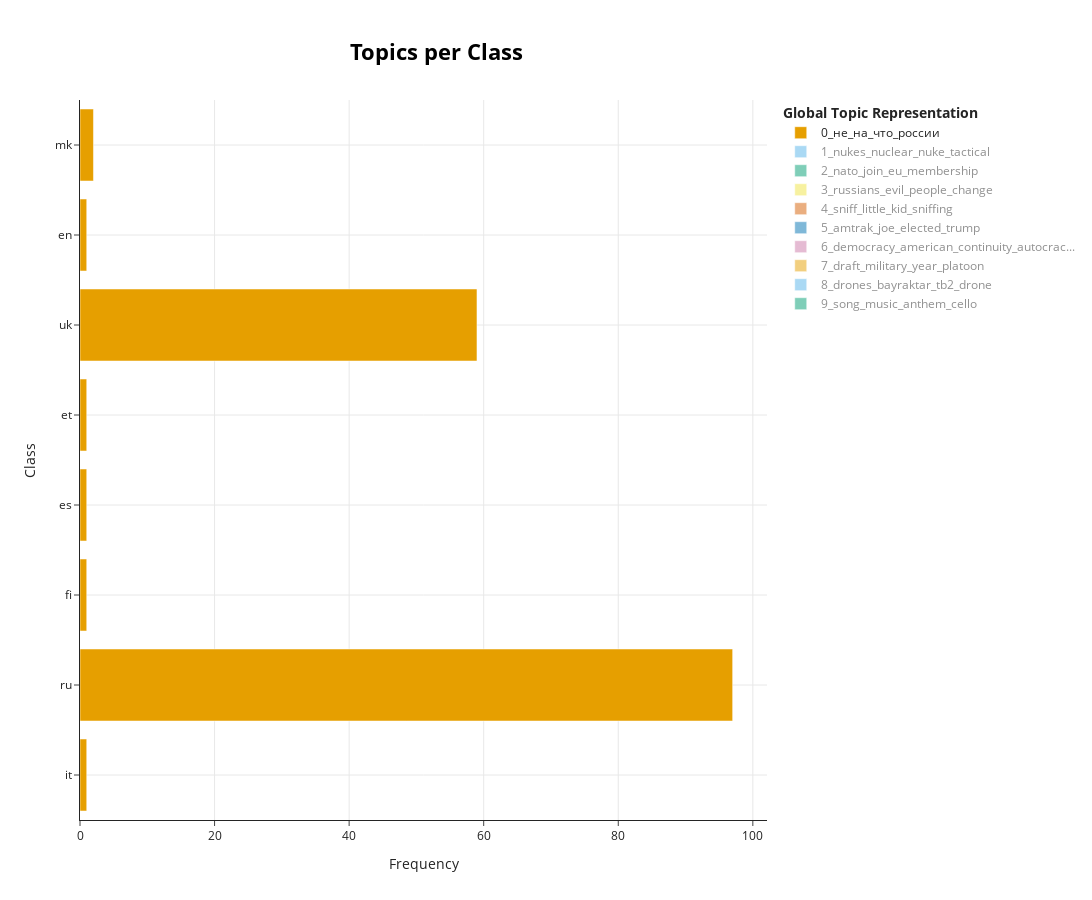

The cell this chart's notebook holds for it:
### Code cell
topic_model.visualize_topics_per_class(topics_per_class, top_n_topics=10)

### Figure 1 — Plotly figure (JSON) as saved in the notebook; plotly's stock layout.template omitted (floating-point values rounded to 4 significant figures)
{"data": [{"hoverinfo": "text", "hovertext": ["<b>Topic 0</b><br>Words: stati, uniti, di, degli, qualunque", "<b>Topic 0</b><br>Words: не, что, россии, на, февраля", "<b>Topic 0</b><br>Words: тут, не, на, что, россии", "<b>Topic 0</b><br>Words: ingles, subtitulo, не, на, что", "<b>Topic 0</b><br>Words: jaaa, der, не, на, что", "<b>Topic 0</b><br>Words: що, це, не, та, на", "<b>Topic 0</b><br>Words: pidarasi, pidaras, plural, russian, не", "<b>Topic 0</b><br>Words: бережіть, себе, не, на, что"], "marker": {"color": "#E69F00"}, "name": "0_не_на_что_россии", "orientation": "h", "type": "bar", "visible": true, "x": [1, 97, 1, 1, 1, 59, 1, 2], "y": ["it", "ru", "fi", "es", "et", "uk", "en", "mk"]}, {"hoverinfo": "text", "hovertext": ["<b>Topic 1</b><br>Words: nukes, nuclear, nuke, tactical, use"], "marker": {"color": "#56B4E9"}, "name": "1_nukes_nuclear_nuke_tactical", "orientation": "h", "type": "bar", "visible": "legendonly", "x": [140], "y": ["en"]}, {"hoverinfo": "text", "hovertext": ["<b>Topic 2</b><br>Words: nato, join, eu, membership, members"], "marker": {"color": "#009E73"}, "name": "2_nato_join_eu_membership", "orientation": "h", "type": "bar", "visible": "legendonly", "x": [104], "y": ["en"]}, {"hoverinfo": "text", "hovertext": ["<b>Topic 3</b><br>Words: remind, good, russians, just, evil", "<b>Topic 3</b><br>Words: russians, evil, people, change, fact"], "marker": {"color": "#F0E442"}, "name": "3_russians_evil_people_change", "orientation": "h", "type": "bar", "visible": "legendonly", "x": [1, 96], "y": ["it", "en"]}, {"hoverinfo": "text", "hovertext": ["<b>Topic 4</b><br>Words: orange, hair, traitor, hands, little", "<b>Topic 4</b><br>Words: sniff, little, kid, sniffing, joe"], "marker": {"color": "#D55E00"}, "name": "4_sniff_little_kid_sniffing", "orientation": "h", "type": "bar", "visible": "legendonly", "x": [1, 92], "y": ["pl", "en"]}, {"hoverinfo": "text", "hovertext": ["<b>Topic 5</b><br>Words: amtrak, joe, elected, trump, president"], "marker": {"color": "#0072B2"}, "name": "5_amtrak_joe_elected_trump", "orientation": "h", "type": "bar", "visible": "legendonly", "x": [82], "y": ["en"]}, {"hoverinfo": "text", "hovertext": ["<b>Topic 6</b><br>Words: desantis, gets, democracy, american, continuity", "<b>Topic 6</b><br>Words: democracy, american, continuity, autocracy, minority"], "marker": {"color": "#CC79A7"}, "name": "6_democracy_american_continuity_autocrac...", "orientation": "h", "type": "bar", "visible": "legendonly", "x": [1, 78], "y": ["eo", "en"]}, {"hoverinfo": "text", "hovertext": ["<b>Topic 7</b><br>Words: armys, aged, 60, contribution, financial", "<b>Topic 7</b><br>Words: draft, military, year, conservatives, platoon"], "marker": {"color": "#E69F00"}, "name": "7_draft_military_year_platoon", "orientation": "h", "type": "bar", "visible": "legendonly", "x": [1, 76], "y": ["fr", "en"]}, {"hoverinfo": "text", "hovertext": ["<b>Topic 8</b><br>Words: bayraktar, цілі, знищені, безпілотниками, позначені", "<b>Topic 8</b><br>Words: drones, bayraktar, tb2, drone, artillery"], "marker": {"color": "#56B4E9"}, "name": "8_drones_bayraktar_tb2_drone", "orientation": "h", "type": "bar", "visible": "legendonly", "x": [1, 71], "y": ["uk", "en"]}, {"hoverinfo": "text", "hovertext": ["<b>Topic 9</b><br>Words: червона, chervona, лузі, калина, oy", "<b>Topic 9</b><br>Words: song, music, anthem, cello, souls"], "marker": {"color": "#009E73"}, "name": "9_song_music_anthem_cello", "orientation": "h", "type": "bar", "visible": "legendonly", "x": [1, 70], "y": ["uk", "en"]}], "layout": {"height": 900, "hoverlabel": {"bgcolor": "white", "font": {"family": "Rockwell", "size": 16}}, "legend": {"title": {"text": "<b>Global Topic Representation"}}, "title": {"font": {"color": "Black", "size": 22}, "text": "<b>Topics per Class", "x": 0.4, "xanchor": "center", "y": 0.95, "yanchor": "top"}, "width": 1250, "xaxis": {"showgrid": true, "title": {"text": "Frequency"}}, "yaxis": {"showgrid": true, "title": {"text": "Class"}}}}
